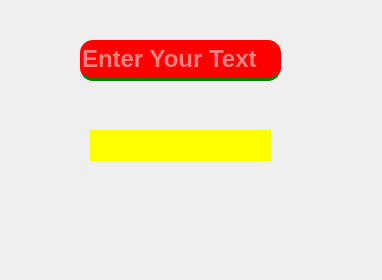
<?xml version="1.0" encoding="UTF-8"?>
<ui version="4.0">
 <class>MainWindow</class>
 <widget class="QMainWindow" name="MainWindow">
  <property name="geometry">
   <rect>
    <x>0</x>
    <y>0</y>
    <width>382</width>
    <height>280</height>
   </rect>
  </property>
  <property name="windowTitle">
   <string>MainWindow</string>
  </property>
  <widget class="QWidget" name="centralwidget">
   <widget class="QLineEdit" name="lineEdit">
    <property name="geometry">
     <rect>
      <x>80</x>
      <y>40</y>
      <width>201</width>
      <height>41</height>
     </rect>
    </property>
    <property name="font">
     <font>
      <pointsize>18</pointsize>
      <bold>true</bold>
     </font>
    </property>
    <property name="styleSheet">
     <string notr="true">QLineEdit{
	color: white;
	background-color: red;
	border: none;
	border-bottom: 3px solid green; 
	border-radius: 13px;
}
QLineEdit:focus{
	border: 3px solid green;
}</string>
    </property>
    <property name="placeholderText">
     <string>Enter Your Text</string>
    </property>
   </widget>
   <widget class="QLineEdit" name="lineEdit_2">
    <property name="geometry">
     <rect>
      <x>90</x>
      <y>130</y>
      <width>181</width>
      <height>31</height>
     </rect>
    </property>
    <property name="layoutDirection">
     <enum>Qt::LayoutDirection::RightToLeft</enum>
    </property>
    <property name="autoFillBackground">
     <bool>false</bool>
    </property>
    <property name="styleSheet">
     <string notr="true">QLineEdit{
	border: none;
	border-radius: 20;
	color: black;
	background-color: yellow;
}</string>
    </property>
    <property name="alignment">
     <set>Qt::AlignmentFlag::AlignRight|Qt::AlignmentFlag::AlignTrailing|Qt::AlignmentFlag::AlignVCenter</set>
    </property>
    <property name="dragEnabled">
     <bool>false</bool>
    </property>
    <property name="cursorMoveStyle">
     <enum>Qt::CursorMoveStyle::LogicalMoveStyle</enum>
    </property>
    <property name="clearButtonEnabled">
     <bool>true</bool>
    </property>
   </widget>
  </widget>
 </widget>
 <resources/>
 <connections/>
</ui>
